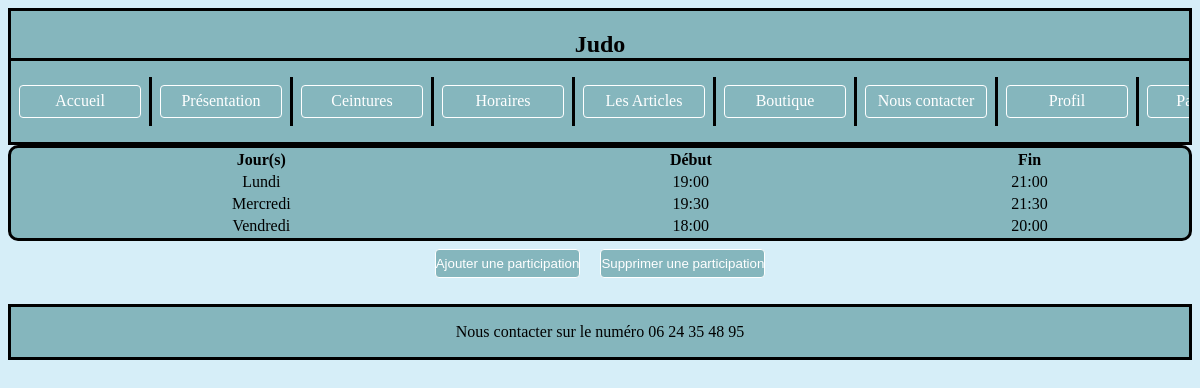
/index.php?controleur=information&action=afficherLesParticipations (signed in), run on the app's committed database.
### tables this page shows
CREATE TABLE `Participe` (
  `idHoraire` tinyint(2) NOT NULL,
  `idAdherent` tinyint(2) NOT NULL,
  PRIMARY KEY (`idHoraire`,`idAdherent`),
  KEY `idAdherent` (`idAdherent`),
  CONSTRAINT `Participe_ibfk_1` FOREIGN KEY (`idHoraire`) REFERENCES `Horaire` (`idH`),
  CONSTRAINT `Participe_ibfk_2` FOREIGN KEY (`idAdherent`) REFERENCES `Adherent` (`idA`)
);

CREATE TABLE `Horaire` (
  `idH` tinyint(2) NOT NULL,
  `heureDeb` varchar(5) NOT NULL,
  `heureFin` varchar(5) NOT NULL,
  `jour` varchar(8) NOT NULL,
  PRIMARY KEY (`idH`)
);

### Modeles/BdPdo.php (called while the page is built)
<?php
class BdPdo
{   private $connexion;
    public function __construct()
    {
        try{
            $this->connexion=new PDO('mysql:host=localhost;dbname=bdjudo','adherent','mdpdadherent');
            $this->connexion->query("SET CHARACTER SET utf8");
        }
        catch (PDOException $erreur){
            echo "Erreur de connexion à la base de données ".$erreur->getMessage();
        }
    }
    protected function getConnexion() {
        return $this->connexion;
    }
}

### Modeles/Information.php (called while the page is built, shortened)
<?php
class Information extends BdPdo{
    public function afficherCesParticipation($id){
        $req = "select * from Participe "
                . "inner join `Horaire` on Horaire.idH = Participe.idHoraire where idAdherent = ".$id.";";
        $resultatDeLaRequete = $this->getConnexion()->query($req);
        $tableauDesLignesResultat = $resultatDeLaRequete->fetchAll();
        return $tableauDesLignesResultat;
    }
}

### Vues/consulterCesParticipations.php (the view)
<div>
    <table class="table">
        <thead>
            <tr>
                <th>Jour(s)</th>
                <th>Début</th>
                <th>Fin</th>
            </tr>
        </thead>
        <tbody>
            <?php foreach($lesParticipations as $laParticipation){ ?>
            <tr style="text-align: center">
                <td><?php echo $laParticipation['jour']; ?></td>
                <td><?php echo $laParticipation['heureDeb']; ?></td>
                <td><?php echo $laParticipation['heureFin'];?></td>
            </tr>
            <?php } ?>
        </tbody>
    </table>
    <div align="center">
    <a href="index.php?controleur=information&action=inscriptionADesHoraires"><button type="button">Ajouter une participation</button></a>
    <a href="index.php?controleur=information&action=pSupprimerParticipation"><button type="button">Supprimer une participation</button></a>
    </div><br/>
</div>

### css/style.css (style rules this page uses)
body { background-color: #d6eef8; }
button { display: relative; min-width: 120px; margin: 0.5rem; padding: 0.4rem 0; text-align: center; background-color: #85B6BD; color: #fff; text-decoration: none; border: 1px solid #fff; border-radius: 4px; cursor: pointer; transition: all 0.5s ease; }
.table td { text-align: center; }
table { width: 100%; height: 18%; border: 3px solid #000000; border-radius: 10px; background-color: #85B6BD; }

### data on the page
participe: idHoraire.jour "Lundi", idHoraire.heureDeb "19:00", idHoraire.heureFin "21:00"
participe: idHoraire.jour "Mercredi", idHoraire.heureDeb "19:30", idHoraire.heureFin "21:30"
participe: idHoraire.jour "Vendredi", idHoraire.heureDeb "18:00", idHoraire.heureFin "20:00"
